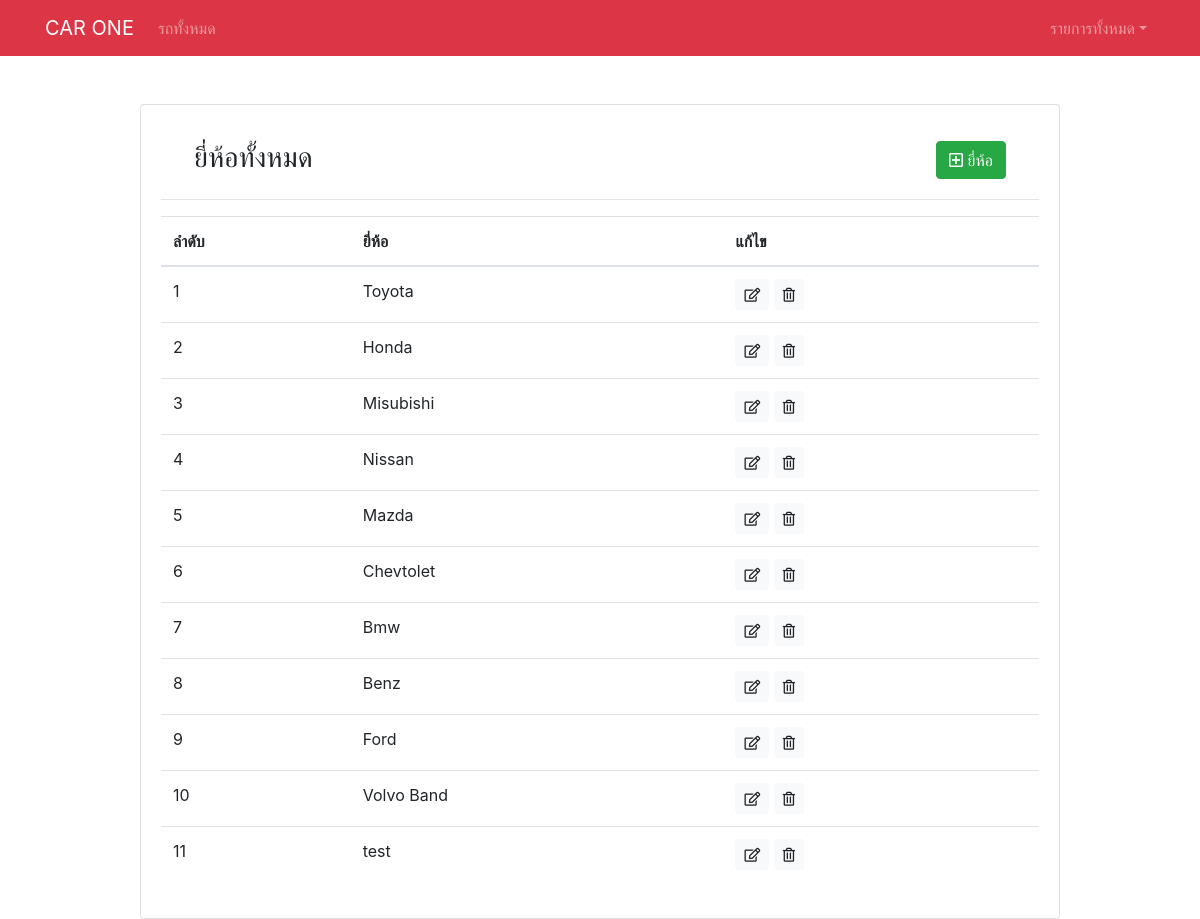
The page /brand_list.php on the database its author committed.
### tables this page shows
CREATE TABLE `brands` (
  `brand_id` int(10) NOT NULL,
  `brand_name` varchar(50) NOT NULL,
  `brand_date` timestamp NOT NULL DEFAULT CURRENT_TIMESTAMP ON UPDATE CURRENT_TIMESTAMP
);

### connect.php (called while the page is built)
<?php
$servername = "localhost";
$username = "s6014421008";
$password = "webit60";
$db_name = "s6014421008";
$conn = mysqli_connect($servername, $username, $password, $db_name);
if (!$conn) {
    die("Connection failed: " . mysqli_connect_error());
}else{
    $count = 1;
}
?>

### brand_list.php (the view)
<?php include 'header.php'; ?>
<div class="row">
    <div class="col-lg-10 m-auto">
        <div class="card">
            <div class="card-body">
                <div class="row mt-3">
                    <div class="mr-auto pl-5">
                        <h3>ยี่ห้อทั้งหมด</h3>
                    </div>
                    <div class="ml-auto pr-5">
                        <a href="brand_add.php" class="btn btn-success"><i class="far fa-plus-square"></i> ยี่ห้อ</a>
                    </div>
                </div>
                <hr>
                <?php
                include 'connect.php';
                $brand_list = mysqli_query($conn, "SELECT * FROM brands");
                ?>
                <table class="table table-hover">
                    <thead>
                        <tr>
                            <th>ลำดับ</th>
                            <th>ยี่ห้อ</th>
                            <th>แก้ไข</th>
                        </tr>
                    </thead>
                    <tbody>
                    <?php
                        if(mysqli_num_rows($brand_list) > 0){
                            while($brands = mysqli_fetch_assoc($brand_list)){
                    ?>
                        <tr>
                            <td><?=$count++?></td>
                            <td><?=$brands['brand_name']?></td>
                            <td>
                                <a href="brand_edit.php?id=<?=$brands['brand_id']?>" class="btn btn-sm btn-light"><i class="far fa-edit"></i></a>
                                <a href="brand_delete.php?id=<?=$brands['brand_id']?>" class="btn btn-sm btn-light"><i class="far fa-trash-alt"></i></a>
                            </td>
                        </tr>
                    <?php
                            }
                        }else{
                    ?>
                        <tr>
                            <td colspan="3" class="text-center pt-4"><h3>ไม่มีข้อมูล</h3></td>
                        </tr>
                    <?php
                        }
                    ?>
                    </tbody>
                </table>
            </div>
        </div>
    </div>
</div>
<?php include 'footer.php'; ?>

### rows shown on the page
brands: brand_name "Toyota"
brands: brand_name "Honda"
brands: brand_name "Misubishi"
brands: brand_name "Nissan"
brands: brand_name "Mazda"
brands: brand_name "Chevtolet"
brands: brand_name "Bmw"
brands: brand_name "Benz"
brands: brand_name "Ford"
brands: brand_name "Volvo Band"
brands: brand_name "test"
